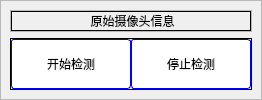
           <widget class="QFrame" name="frame_6">
            <property name="frameShape">
             <enum>QFrame::StyledPanel</enum>
            </property>
            <property name="frameShadow">
             <enum>QFrame::Raised</enum>
            </property>
            <layout class="QVBoxLayout" name="verticalLayout_4" stretch="8,1">
             <property name="spacing">
              <number>6</number>
             </property>
             <property name="leftMargin">
              <number>9</number>
             </property>
             <property name="topMargin">
              <number>9</number>
             </property>
             <property name="rightMargin">
              <number>9</number>
             </property>
             <property name="bottomMargin">
              <number>9</number>
             </property>
             <item>
              <widget class="QFrame" name="frame_9">
               <property name="frameShape">
                <enum>QFrame::StyledPanel</enum>
               </property>
               <property name="frameShadow">
                <enum>QFrame::Raised</enum>
               </property>
               <layout class="QVBoxLayout" name="verticalLayout_7">
                <property name="spacing">
                 <number>0</number>
                </property>
                <property name="leftMargin">
                 <number>0</number>
                </property>
                <property name="topMargin">
                 <number>0</number>
                </property>
                <property name="rightMargin">
                 <number>0</number>
                </property>
                <property name="bottomMargin">
                 <number>0</number>
                </property>
                <item>
                 <widget class="QLabel" name="label_3">
                  <property name="styleSheet">
                   <string notr="true">border:1px solid black;</string>
                  </property>
                  <property name="text">
                   <string>&lt;html&gt;&lt;head/&gt;&lt;body&gt;&lt;p align=&quot;center&quot;&gt;原始摄像头信息&lt;/p&gt;&lt;/body&gt;&lt;/html&gt;</string>
                  </property>
                 </widget>
                </item>
               </layout>
              </widget>
             </item>
             <item>
              <widget class="QFrame" name="frame_10">
               <property name="styleSheet">
                <string notr="true">border:1px solid black;</string>
               </property>
               <property name="frameShape">
                <enum>QFrame::StyledPanel</enum>
               </property>
               <property name="frameShadow">
                <enum>QFrame::Raised</enum>
               </property>
               <layout class="QHBoxLayout" name="horizontalLayout_4" stretch="0,0">
                <property name="spacing">
                 <number>0</number>
                </property>
                <property name="leftMargin">
                 <number>0</number>
                </property>
                <property name="topMargin">
                 <number>0</number>
                </property>
                <property name="rightMargin">
                 <number>0</number>
                </property>
                <property name="bottomMargin">
                 <number>0</number>
                </property>
                <item>
                 <widget class="QPushButton" name="pushButton">
                  <property name="sizePolicy">
                   <sizepolicy hsizetype="Fixed" vsizetype="Fixed">
                    <horstretch>0</horstretch>
                    <verstretch>0</verstretch>
                   </sizepolicy>
                  </property>
                  <property name="minimumSize">
                   <size>
                    <width>120</width>
                    <height>50</height>
                   </size>
                  </property>
                  <property name="styleSheet">
                   <string notr="true">QPushButton{
	border:1px solid blue;
	border-radius:3px;
	background-color:rgb(255, 255, 255);
}
QPushButton:hover {
	border:1px solid black;
	border-radius:3px;
	background-color:rgb(220, 253, 255);
}
QPushButton:pressed {
	border:1px solid black;
	border-radius:3px;
	background-color:rgb(220, 253, 255);
}</string>
                  </property>
                  <property name="text">
                   <string>开始检测</string>
                  </property>
                 </widget>
                </item>
                <item>
                 <widget class="QPushButton" name="pushButton_2">
                  <property name="sizePolicy">
                   <sizepolicy hsizetype="Fixed" vsizetype="Fixed">
                    <horstretch>0</horstretch>
                    <verstretch>0</verstretch>
                   </sizepolicy>
                  </property>
                  <property name="minimumSize">
                   <size>
                    <width>120</width>
                    <height>50</height>
                   </size>
                  </property>
                  <property name="styleSheet">
                   <string notr="true">QPushButton{
	border:1px solid blue;
	border-radius:3px;
	background-color:rgb(255, 255, 255);
}
QPushButton:hover {
	border:1px solid black;
	border-radius:3px;
	background-color:rgb(220, 253, 255);
}
QPushButton:pressed {
	border:1px solid black;
	border-radius:3px;
	background-color:rgb(220, 253, 255);
}</string>
                  </property>
                  <property name="text">
                   <string>停止检测</string>
                  </property>
                 </widget>
                </item>
               </layout>
              </widget>
             </item>
            </layout>
           </widget>
